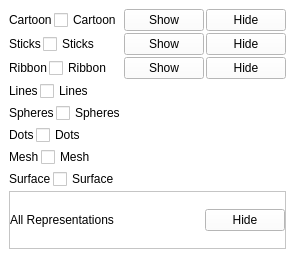
                     <widget class="QWidget" name="scrollAreaWidgetContents_2">
                      <property name="geometry">
                       <rect>
                        <x>0</x>
                        <y>0</y>
                        <width>295</width>
                        <height>258</height>
                       </rect>
                      </property>
                      <property name="styleSheet">
                       <string notr="true">background-color: white;</string>
                      </property>
                      <layout class="QVBoxLayout" name="verticalLayout_25">
                       <property name="spacing">
                        <number>2</number>
                       </property>
                       <property name="leftMargin">
                        <number>9</number>
                       </property>
                       <property name="topMargin">
                        <number>9</number>
                       </property>
                       <property name="rightMargin">
                        <number>9</number>
                       </property>
                       <property name="bottomMargin">
                        <number>9</number>
                       </property>
                       <item>
                        <layout class="QHBoxLayout" name="protein_cartoon_layout">
                         <item>
                          <widget class="QLabel" name="lbl_protein_cartoon">
                           <property name="text">
                            <string>Cartoon</string>
                           </property>
                          </widget>
                         </item>
                         <item>
                          <widget class="QCheckBox" name="cb_protein_cartoon">
                           <property name="text">
                            <string>Cartoon</string>
                           </property>
                          </widget>
                         </item>
                         <item>
                          <spacer name="horizontalSpacer_10">
                           <property name="orientation">
                            <enum>Qt::Horizontal</enum>
                           </property>
                           <property name="sizeHint" stdset="0">
                            <size>
                             <width>40</width>
                             <height>20</height>
                            </size>
                           </property>
                          </spacer>
                         </item>
                         <item>
                          <widget class="QPushButton" name="btn_protein_show_cartoon">
                           <property name="text">
                            <string>Show</string>
                           </property>
                          </widget>
                         </item>
                         <item>
                          <widget class="QPushButton" name="btn_protein_hide_cartoon">
                           <property name="text">
                            <string>Hide</string>
                           </property>
                          </widget>
                         </item>
                        </layout>
                       </item>
                       <item>
                        <layout class="QHBoxLayout" name="protein_sticks_layout">
                         <item>
                          <widget class="QLabel" name="lbl_protein_sticks">
                           <property name="text">
                            <string>Sticks</string>
                           </property>
                          </widget>
                         </item>
                         <item>
                          <widget class="QCheckBox" name="cb_protein_sticks">
                           <property name="text">
                            <string>Sticks</string>
                           </property>
                          </widget>
                         </item>
                         <item>
                          <spacer name="horizontalSpacer_11">
                           <property name="orientation">
                            <enum>Qt::Horizontal</enum>
                           </property>
                           <property name="sizeHint" stdset="0">
                            <size>
                             <width>40</width>
                             <height>20</height>
                            </size>
                           </property>
                          </spacer>
                         </item>
                         <item>
                          <widget class="QPushButton" name="btn_protein_show_sticks">
                           <property name="text">
                            <string>Show</string>
                           </property>
                          </widget>
                         </item>
                         <item>
                          <widget class="QPushButton" name="btn_protein_hide_sticks">
                           <property name="text">
                            <string>Hide</string>
                           </property>
                          </widget>
                         </item>
                        </layout>
                       </item>
                       <item>
                        <layout class="QHBoxLayout" name="protein_ribbon_layout">
                         <item>
                          <widget class="QLabel" name="lbl_protein_ribbon">
                           <property name="text">
                            <string>Ribbon</string>
                           </property>
                          </widget>
                         </item>
                         <item>
                          <widget class="QCheckBox" name="cb_protein_ribbon">
                           <property name="text">
                            <string>Ribbon</string>
                           </property>
                          </widget>
                         </item>
                         <item>
                          <spacer name="horizontalSpacer_12">
                           <property name="orientation">
                            <enum>Qt::Horizontal</enum>
                           </property>
                           <property name="sizeHint" stdset="0">
                            <size>
                             <width>40</width>
                             <height>20</height>
                            </size>
                           </property>
                          </spacer>
                         </item>
                         <item>
                          <widget class="QPushButton" name="btn_protein_show_ribbon">
                           <property name="text">
                            <string>Show</string>
                           </property>
                          </widget>
                         </item>
                         <item>
                          <widget class="QPushButton" name="btn_protein_hide_ribbon">
                           <property name="text">
                            <string>Hide</string>
                           </property>
                          </widget>
                         </item>
                        </layout>
                       </item>
                       <item>
                        <layout class="QHBoxLayout" name="protein_lines_layout">
                         <item>
                          <widget class="QLabel" name="lbl_protein_lines">
                           <property name="text">
                            <string>Lines</string>
                           </property>
                          </widget>
                         </item>
                         <item>
                          <widget class="QCheckBox" name="cb_protein_lines">
                           <property name="text">
                            <string>Lines</string>
                           </property>
                          </widget>
                         </item>
                         <item>
                          <spacer name="horizontalSpacer_25">
                           <property name="orientation">
                            <enum>Qt::Horizontal</enum>
                           </property>
                           <property name="sizeHint" stdset="0">
                            <size>
                             <width>40</width>
                             <height>20</height>
                            </size>
                           </property>
                          </spacer>
                         </item>
                        </layout>
                       </item>
                       <item>
                        <layout class="QHBoxLayout" name="protein_spheres_layout">
                         <item>
                          <widget class="QLabel" name="lbl_protein_spheres">
                           <property name="text">
                            <string>Spheres</string>
                           </property>
                          </widget>
                         </item>
                         <item>
                          <widget class="QCheckBox" name="cb_protein_spheres">
                           <property name="text">
                            <string>Spheres</string>
                           </property>
                          </widget>
                         </item>
                         <item>
                          <spacer name="horizontalSpacer_21">
                           <property name="orientation">
                            <enum>Qt::Horizontal</enum>
                           </property>
                           <property name="sizeHint" stdset="0">
                            <size>
                             <width>40</width>
                             <height>20</height>
                            </size>
                           </property>
                          </spacer>
                         </item>
                        </layout>
                       </item>
                       <item>
                        <layout class="QHBoxLayout" name="protein_dots_layout">
                         <item>
                          <widget class="QLabel" name="lbl_protein_dots">
                           <property name="text">
                            <string>Dots</string>
                           </property>
                          </widget>
                         </item>
                         <item>
                          <widget class="QCheckBox" name="cb_protein_dots">
                           <property name="text">
                            <string>Dots</string>
                           </property>
                          </widget>
                         </item>
                         <item>
                          <spacer name="horizontalSpacer_22">
                           <property name="orientation">
                            <enum>Qt::Horizontal</enum>
                           </property>
                           <property name="sizeHint" stdset="0">
                            <size>
                             <width>40</width>
                             <height>20</height>
                            </size>
                           </property>
                          </spacer>
                         </item>
                        </layout>
                       </item>
                       <item>
                        <layout class="QHBoxLayout" name="protein_mesh_layout">
                         <item>
                          <widget class="QLabel" name="lbl_protein_mesh">
                           <property name="text">
                            <string>Mesh</string>
                           </property>
                          </widget>
                         </item>
                         <item>
                          <widget class="QCheckBox" name="cb_protein_mesh">
                           <property name="text">
                            <string>Mesh</string>
                           </property>
                          </widget>
                         </item>
                         <item>
                          <spacer name="horizontalSpacer_23">
                           <property name="orientation">
                            <enum>Qt::Horizontal</enum>
                           </property>
                           <property name="sizeHint" stdset="0">
                            <size>
                             <width>40</width>
                             <height>20</height>
                            </size>
                           </property>
                          </spacer>
                         </item>
                        </layout>
                       </item>
                       <item>
                        <layout class="QHBoxLayout" name="protein_surface_layout">
                         <item>
                          <widget class="QLabel" name="lbl_protein_surface">
                           <property name="text">
                            <string>Surface</string>
                           </property>
                          </widget>
                         </item>
                         <item>
                          <widget class="QCheckBox" name="cb_protein_surface">
                           <property name="text">
                            <string>Surface</string>
                           </property>
                          </widget>
                         </item>
                         <item>
                          <spacer name="horizontalSpacer_24">
                           <property name="orientation">
                            <enum>Qt::Horizontal</enum>
                           </property>
                           <property name="sizeHint" stdset="0">
                            <size>
                             <width>40</width>
                             <height>20</height>
                            </size>
                           </property>
                          </spacer>
                         </item>
                        </layout>
                       </item>
                       <item>
                        <widget class="QFrame" name="frame_7">
                         <property name="frameShape">
                          <enum>QFrame::StyledPanel</enum>
                         </property>
                         <property name="frameShadow">
                          <enum>QFrame::Raised</enum>
                         </property>
                         <layout class="QVBoxLayout" name="verticalLayout_14">
                          <property name="leftMargin">
                           <number>0</number>
                          </property>
                          <property name="topMargin">
                           <number>6</number>
                          </property>
                          <property name="rightMargin">
                           <number>0</number>
                          </property>
                          <property name="bottomMargin">
                           <number>6</number>
                          </property>
                          <item>
                           <layout class="QHBoxLayout" name="horizontalLayout_16">
                            <item>
                             <widget class="QLabel" name="lbl_protein_all_representations">
                              <property name="text">
                               <string>All Representations</string>
                              </property>
                             </widget>
                            </item>
                            <item>
                             <spacer name="horizontalSpacer_5">
                              <property name="orientation">
                               <enum>Qt::Horizontal</enum>
                              </property>
                              <property name="sizeHint" stdset="0">
                               <size>
                                <width>40</width>
                                <height>20</height>
                               </size>
                              </property>
                             </spacer>
                            </item>
                            <item>
                             <widget class="QPushButton" name="btn_protein_hide_all_representations">
                              <property name="text">
                               <string>Hide</string>
                              </property>
                             </widget>
                            </item>
                           </layout>
                          </item>
                         </layout>
                        </widget>
                       </item>
                      </layout>
                     </widget>
